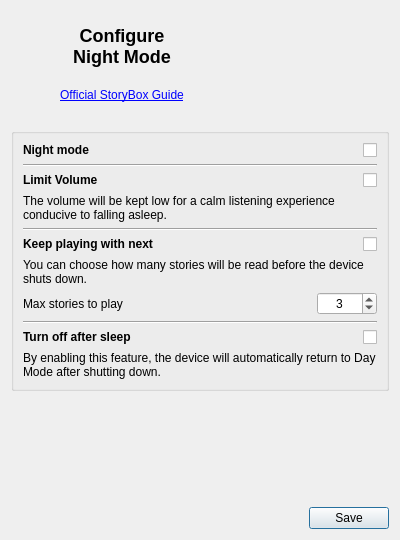
<?xml version="1.0" encoding="UTF-8"?>
<ui version="4.0">
 <class>nightMode</class>
 <widget class="QDialog" name="nightMode">
  <property name="geometry">
   <rect>
    <x>0</x>
    <y>0</y>
    <width>400</width>
    <height>540</height>
   </rect>
  </property>
  <property name="minimumSize">
   <size>
    <width>400</width>
    <height>0</height>
   </size>
  </property>
  <property name="windowTitle">
   <string>Night mode settings</string>
  </property>
  <property name="modal">
   <bool>true</bool>
  </property>
  <layout class="QVBoxLayout" name="verticalLayout">
   <item>
    <layout class="QHBoxLayout" name="hl_header">
     <item>
      <spacer name="horizontalSpacer_3">
       <property name="orientation">
        <enum>Qt::Horizontal</enum>
       </property>
       <property name="sizeType">
        <enum>QSizePolicy::Fixed</enum>
       </property>
       <property name="sizeHint" stdset="0">
        <size>
         <width>20</width>
         <height>20</height>
        </size>
       </property>
      </spacer>
     </item>
     <item>
      <layout class="QVBoxLayout" name="verticalLayout_3">
       <item>
        <widget class="QLabel" name="lbl_Header">
         <property name="sizePolicy">
          <sizepolicy hsizetype="Preferred" vsizetype="Expanding">
           <horstretch>0</horstretch>
           <verstretch>0</verstretch>
          </sizepolicy>
         </property>
         <property name="text">
          <string>&lt;h2&gt;Configure&lt;br&gt;Night Mode&lt;/h2&gt;</string>
         </property>
         <property name="alignment">
          <set>Qt::AlignCenter</set>
         </property>
         <property name="wordWrap">
          <bool>true</bool>
         </property>
         <property name="margin">
          <number>10</number>
         </property>
        </widget>
       </item>
       <item>
        <widget class="QLabel" name="lbl_guide">
         <property name="sizePolicy">
          <sizepolicy hsizetype="Preferred" vsizetype="Preferred">
           <horstretch>0</horstretch>
           <verstretch>0</verstretch>
          </sizepolicy>
         </property>
         <property name="text">
          <string>&lt;a href=https://support.storybox.com/hc/en-gb/categories/4404826574353-The-Night-Mode&gt;Official StoryBox Guide&lt;/a&gt;</string>
         </property>
         <property name="alignment">
          <set>Qt::AlignCenter</set>
         </property>
         <property name="openExternalLinks">
          <bool>true</bool>
         </property>
        </widget>
       </item>
       <item>
        <spacer name="verticalSpacer_2">
         <property name="orientation">
          <enum>Qt::Vertical</enum>
         </property>
         <property name="sizeType">
          <enum>QSizePolicy::Fixed</enum>
         </property>
         <property name="sizeHint" stdset="0">
          <size>
           <width>20</width>
           <height>20</height>
          </size>
         </property>
        </spacer>
       </item>
      </layout>
     </item>
     <item>
      <widget class="QLabel" name="lbl_imgHeader">
       <property name="sizePolicy">
        <sizepolicy hsizetype="Fixed" vsizetype="Fixed">
         <horstretch>0</horstretch>
         <verstretch>0</verstretch>
        </sizepolicy>
       </property>
       <property name="maximumSize">
        <size>
         <width>150</width>
         <height>150</height>
        </size>
       </property>
       <property name="baseSize">
        <size>
         <width>0</width>
         <height>0</height>
        </size>
       </property>
       <property name="text">
        <string/>
       </property>
       <property name="pixmap">
        <pixmap resource="../../resources.qrc">:/img/res/bg_night_mode.png</pixmap>
       </property>
       <property name="scaledContents">
        <bool>true</bool>
       </property>
      </widget>
     </item>
     <item>
      <spacer name="horizontalSpacer_2">
       <property name="orientation">
        <enum>Qt::Horizontal</enum>
       </property>
       <property name="sizeType">
        <enum>QSizePolicy::Fixed</enum>
       </property>
       <property name="sizeHint" stdset="0">
        <size>
         <width>20</width>
         <height>20</height>
        </size>
       </property>
      </spacer>
     </item>
    </layout>
   </item>
   <item>
    <widget class="QGroupBox" name="groupBox">
     <property name="title">
      <string/>
     </property>
     <layout class="QVBoxLayout" name="verticalLayout_2">
      <item>
       <layout class="QHBoxLayout" name="hl_nm_mode">
        <item>
         <widget class="QLabel" name="lbl_enable">
          <property name="sizePolicy">
           <sizepolicy hsizetype="Expanding" vsizetype="Preferred">
            <horstretch>0</horstretch>
            <verstretch>0</verstretch>
           </sizepolicy>
          </property>
          <property name="text">
           <string>&lt;h4&gt;Night mode</string>
          </property>
         </widget>
        </item>
        <item>
         <widget class="QCheckBox" name="cbox_enable">
          <property name="sizePolicy">
           <sizepolicy hsizetype="Minimum" vsizetype="Fixed">
            <horstretch>0</horstretch>
            <verstretch>0</verstretch>
           </sizepolicy>
          </property>
          <property name="text">
           <string notr="true"/>
          </property>
         </widget>
        </item>
       </layout>
      </item>
      <item>
       <widget class="Line" name="line_2">
        <property name="orientation">
         <enum>Qt::Horizontal</enum>
        </property>
       </widget>
      </item>
      <item>
       <layout class="QHBoxLayout" name="hl_volume">
        <item>
         <widget class="QLabel" name="lbl_limit">
          <property name="sizePolicy">
           <sizepolicy hsizetype="Expanding" vsizetype="Preferred">
            <horstretch>0</horstretch>
            <verstretch>0</verstretch>
           </sizepolicy>
          </property>
          <property name="text">
           <string>&lt;h4&gt;Limit Volume</string>
          </property>
         </widget>
        </item>
        <item>
         <widget class="QCheckBox" name="cbox_limit">
          <property name="sizePolicy">
           <sizepolicy hsizetype="Minimum" vsizetype="Fixed">
            <horstretch>0</horstretch>
            <verstretch>0</verstretch>
           </sizepolicy>
          </property>
          <property name="text">
           <string notr="true"/>
          </property>
         </widget>
        </item>
       </layout>
      </item>
      <item>
       <widget class="QLabel" name="lbl_desc_limit">
        <property name="text">
         <string>The volume will be kept low for a calm listening experience conducive to falling asleep.</string>
        </property>
        <property name="wordWrap">
         <bool>true</bool>
        </property>
       </widget>
      </item>
      <item>
       <widget class="Line" name="line">
        <property name="orientation">
         <enum>Qt::Horizontal</enum>
        </property>
       </widget>
      </item>
      <item>
       <layout class="QHBoxLayout" name="hl_autoplay">
        <item>
         <widget class="QLabel" name="lbl_autoplay">
          <property name="sizePolicy">
           <sizepolicy hsizetype="Expanding" vsizetype="Preferred">
            <horstretch>0</horstretch>
            <verstretch>0</verstretch>
           </sizepolicy>
          </property>
          <property name="text">
           <string>&lt;h4&gt;Keep playing with next</string>
          </property>
         </widget>
        </item>
        <item>
         <widget class="QCheckBox" name="cbox_autoplay">
          <property name="text">
           <string notr="true"/>
          </property>
         </widget>
        </item>
       </layout>
      </item>
      <item>
       <widget class="QLabel" name="lbl_desc_autoplay">
        <property name="text">
         <string>You can choose how many stories will be read before the device shuts down.</string>
        </property>
        <property name="wordWrap">
         <bool>true</bool>
        </property>
       </widget>
      </item>
      <item>
       <layout class="QHBoxLayout" name="hl_maxstories">
        <item>
         <widget class="QLabel" name="lbl_maxstories">
          <property name="sizePolicy">
           <sizepolicy hsizetype="Expanding" vsizetype="Preferred">
            <horstretch>0</horstretch>
            <verstretch>0</verstretch>
           </sizepolicy>
          </property>
          <property name="text">
           <string>Max stories to play</string>
          </property>
         </widget>
        </item>
        <item>
         <widget class="QSpinBox" name="sbox_maxstories">
          <property name="minimumSize">
           <size>
            <width>60</width>
            <height>0</height>
           </size>
          </property>
          <property name="alignment">
           <set>Qt::AlignCenter</set>
          </property>
          <property name="minimum">
           <number>1</number>
          </property>
          <property name="maximum">
           <number>8</number>
          </property>
          <property name="value">
           <number>3</number>
          </property>
         </widget>
        </item>
       </layout>
      </item>
      <item>
       <widget class="Line" name="line_3">
        <property name="orientation">
         <enum>Qt::Horizontal</enum>
        </property>
       </widget>
      </item>
      <item>
       <layout class="QHBoxLayout" name="hl_sleep">
        <item>
         <widget class="QLabel" name="lbl_turnoff">
          <property name="sizePolicy">
           <sizepolicy hsizetype="Expanding" vsizetype="Preferred">
            <horstretch>0</horstretch>
            <verstretch>0</verstretch>
           </sizepolicy>
          </property>
          <property name="text">
           <string>&lt;h4&gt;Turn off after sleep</string>
          </property>
         </widget>
        </item>
        <item>
         <widget class="QCheckBox" name="cbox_turnoff_nm">
          <property name="text">
           <string notr="true"/>
          </property>
         </widget>
        </item>
       </layout>
      </item>
      <item>
       <widget class="QLabel" name="lbl_desc_turnoff">
        <property name="text">
         <string>By enabling this feature, the device will automatically return to Day Mode after shutting down.</string>
        </property>
        <property name="wordWrap">
         <bool>true</bool>
        </property>
       </widget>
      </item>
     </layout>
    </widget>
   </item>
   <item>
    <spacer name="verticalSpacer">
     <property name="orientation">
      <enum>Qt::Vertical</enum>
     </property>
     <property name="sizeHint" stdset="0">
      <size>
       <width>20</width>
       <height>40</height>
      </size>
     </property>
    </spacer>
   </item>
   <item>
    <layout class="QHBoxLayout" name="hl_button">
     <item>
      <spacer name="horizontalSpacer">
       <property name="orientation">
        <enum>Qt::Horizontal</enum>
       </property>
       <property name="sizeHint" stdset="0">
        <size>
         <width>40</width>
         <height>20</height>
        </size>
       </property>
      </spacer>
     </item>
     <item>
      <widget class="QPushButton" name="btn_save">
       <property name="text">
        <string>Save</string>
       </property>
      </widget>
     </item>
    </layout>
   </item>
  </layout>
 </widget>
 <resources>
  <include location="../../resources.qrc"/>
 </resources>
 <connections/>
</ui>
